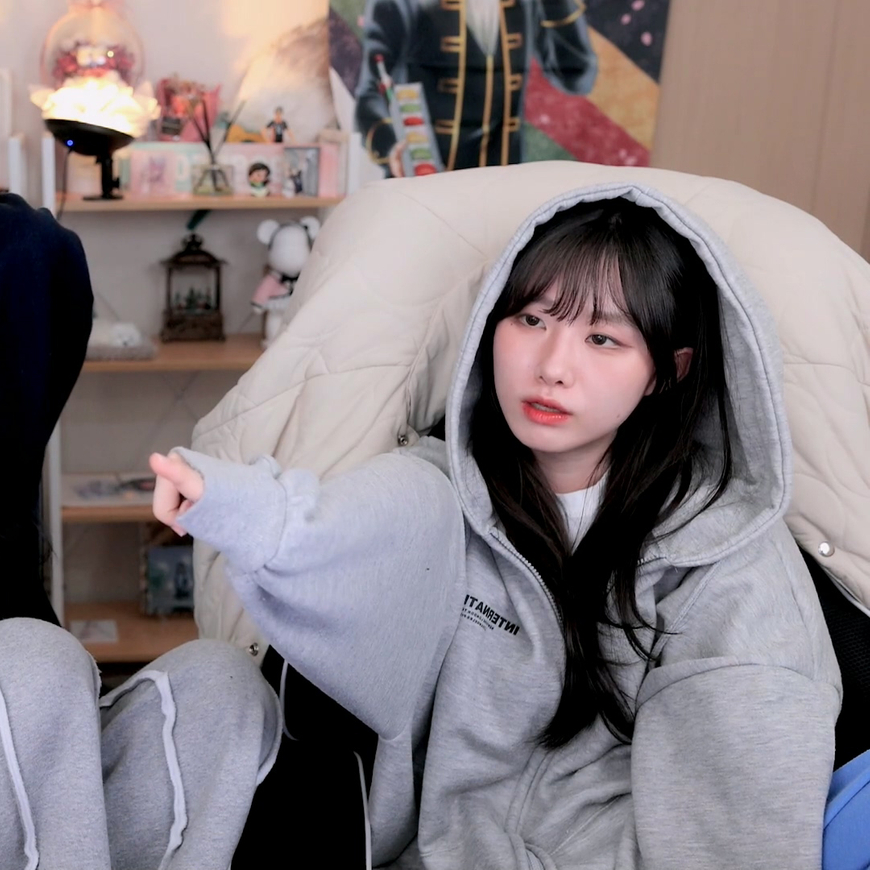
#> input picture ch02/file.bmp, 870 x 870 px
$ python img_sep.py
#> lines starting #> are read from the running program, lines starting #| are printed output that depends on the picture; after the words box and inside, x2 and y2 are one past the last pixel; in counts of white or black regions, pixels touching at a corner belong together
import numpy as np
import cv2

img1 = cv2.imread('file.bmp')
#> img1 is the input picture: shape (870, 870, 3); mean B, G, R 127.3, 123.2, 132.5

img2 = img1[250:650, 450:680]
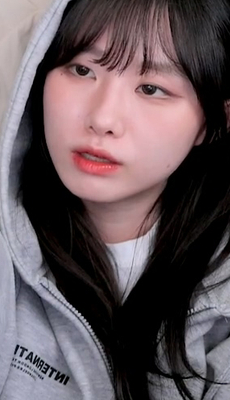
#> img2: shape (400, 230, 3); mean B, G, R 89.8, 85.3, 98.9
img3 = img1[250:650, 450:680].copy()

#img2.fill(0)
# 특정 부부에 ROI를 지정해서 처리 가능(Region Of Interest)
cv2.circle(img2,(50,50), 20, (0,0,255),2)
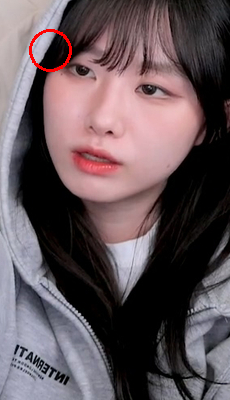
#> img2: shape (400, 230, 3); 0.42% of pixels changed, all inside (x1, y1, x2, y2) = (29, 29, 72, 72)

cv2.imshow('image1',img1)
cv2.imshow('image2',img2)
cv2.imshow('image3', img3)
cv2.waitKey()

$ run again, with ch02/field.bmp copied over ch02/file.bmp
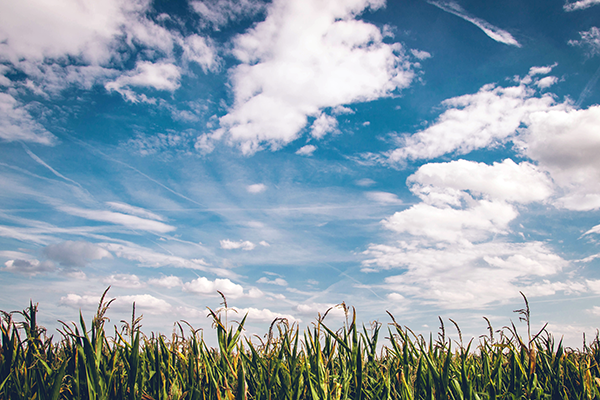
#> input picture ch02/field.bmp, 600 x 400 px
#> img1 is the input picture: shape (400, 600, 3); mean B, G, R 173.2, 160.3, 141.8
#> `cv2.circle(img2,(50,50), 20, (0,0,255),2)`:
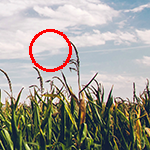
#> img2: shape (150, 150, 3); mean B, G, R 150.8, 158.7, 162.4
#> `cv2.imshow('image1',img1)`:
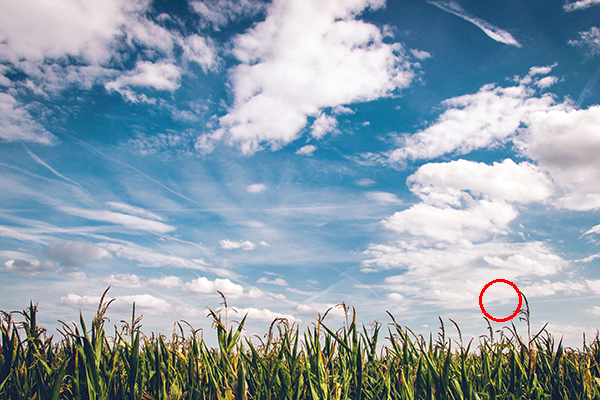
#> window 'image1': shape (400, 600, 3); mean B, G, R 172.9, 159.9, 141.9
